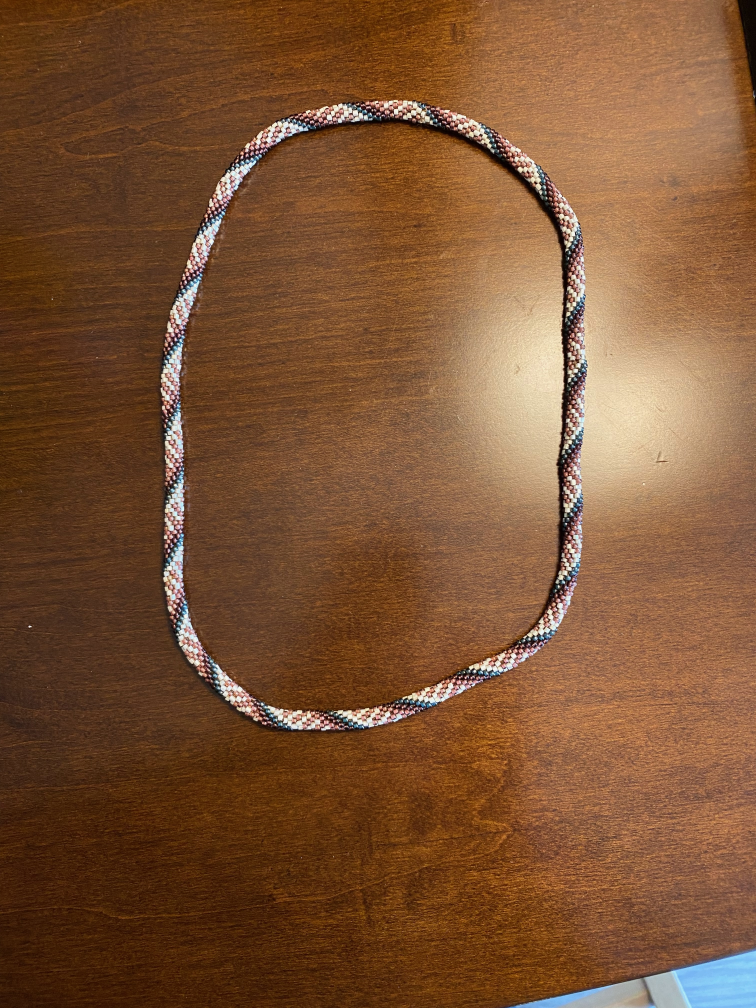
#> input picture bead-example - 1.jpeg, 3024 x 4032 px (shown at 1/4 size)
$ python debug_masks.py '../bead-example - 1.jpeg'
#> lines starting #> are read from the running program, lines starting #| are printed output that depends on the picture; after the words box and inside, x2 and y2 are one past the last pixel; in counts of white or black regions, pixels touching at a corner belong together
#> in main, img is the input picture: PIL image 3024x4032 RGB; mean R, G, B 124.3, 83.4, 52.5
### image-to-pattern/image_to_pattern/segmentation.py
"""Segmentation helpers for bracelet images.

This module stays minimal (Pillow + numpy + optional scipy) and provides:
  - mask_bracelet: quick background separation via brightness threshold,
    with optional morphology cleanup.
  - centerline_from_mask: estimate centerline as the mean row per column.
  - band_widths: estimate bracelet thickness per column for spacing/radius.
"""

from __future__ import annotations

from dataclasses import dataclass
from typing import Iterable, List, Optional, Tuple

import numpy as np
from scipy import ndimage
from skimage import morphology
from skimage import measure
import networkx as nx
from PIL import Image


def mask_bracelet(
    img: Image.Image,
    brightness_threshold: Optional[int] = None,
    min_component_area: Optional[int] = None,
) -> np.ndarray:
    """Return a boolean mask where bracelet pixels are True.

    Assumes light/white background; marks pixels darker than threshold.
    Optionally keeps only the largest connected component above a size
    threshold to drop speckle noise.
    """
    gray = np.array(img.convert("L"))
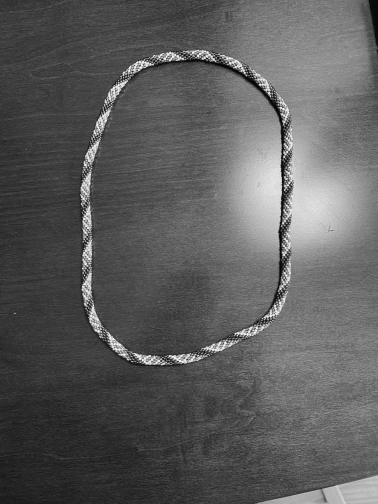
#> gray: shape (4032, 3024) (shown at 1/8 size); min 0, max 254, mean 92.1
    thresh = brightness_threshold if brightness_threshold is not None else otsu_threshold(gray)
    mask = gray <= thresh

    if min_component_area:
        labeled, num = ndimage.label(mask)
        if num > 0:
            sizes = ndimage.sum(mask, labeled, index=range(1, num + 1))
            keep = sizes >= min_component_area
            # Map keep flags back to labels
            if keep.any():
                mask = keep[(labeled - 1).clip(min=0)]

    # Light morphology to close pinholes
    mask = ndimage.binary_closing(mask, iterations=1)
    return mask


@dataclass
class Centerline:
    xs: List[int]
    ys: List[float]


@dataclass
class GeometryEstimate:
    thickness_px: float
    spacing_px: float
    radius_px: float


# [187 lines left out: functions centerline_from_mask, centerline_rmse, midline_between_background, _order_coords, band_widths, estimate_geometry, not called in this run]


def otsu_threshold(gray: np.ndarray) -> int:
    """Compute Otsu's threshold for a grayscale image."""
    if gray.ndim != 2:
        raise ValueError("Expected 2D grayscale array")
    hist, bin_edges = np.histogram(gray.ravel(), bins=256, range=(0, 256))
#> hist = 256 values, max 168622 at index 57, min 0 at index 255, mean 47628; bin_edges = 257 values from 0 to 256
    total = gray.size
    sum_total = np.dot(hist, np.arange(256))
#> sum_total = 1122994435

    sum_b = 0.0
    w_b = 0.0
    max_var = -1.0
    threshold = 0
    for t in range(256):
        w_b += hist[t]
        if w_b == 0:
            continue
        w_f = total - w_b
        if w_f == 0:
            break
        sum_b += t * hist[t]
        m_b = sum_b / w_b
        m_f = (sum_total - sum_b) / w_f
        var_between = w_b * w_f * (m_b - m_f) ** 2
        if var_between > max_var:
            max_var = var_between
            threshold = t
#> this loop made 255 passes
#> (w_b, w_f, sum_b, m_b, m_f, max_var) on passes 1 to 8: (64, 12192704, 0, 0, 92.1, 6.62e+12), (416, 12192352, 352, 0.846, 92.11, 4.22e+13), (1532, 12191236, 2584, 1.69, 92.11, 1.53e+14), (4091, 12188677, 10261, 2.51, 92.13, 4.01e+14), (8142, 12184626, 26465, 3.25, 92.16, 7.84e+14), (12541, 12180227, 48460, 3.86, 92.19, 1.19e+15), (17491, 12175277, 78160, 4.47, 92.23, 1.64e+15), (23814, 12168954, 122421, 5.14, 92.27, 2.2e+15)
    return int(threshold)


# [13 lines left out: function _longest_run, not called in this run]

### image-to-pattern/debug_masks.py
"""Debug: save bracelet mask and background mask."""

import argparse
from pathlib import Path
from PIL import Image
import numpy as np

from image_to_pattern import segmentation


def main():
    parser = argparse.ArgumentParser(description="Save bracelet mask and background mask.")
    parser.add_argument("image", type=Path, help="Input image")
    parser.add_argument("--outdir", type=Path, default=Path("image-to-pattern/debug-output"), help="Output directory")
    args = parser.parse_args()

    args.outdir.mkdir(parents=True, exist_ok=True)
    img = Image.open(args.image).convert("RGB")
    mask = segmentation.mask_bracelet(img)
#> in mask_bracelet, `mask = gray <= thresh`:
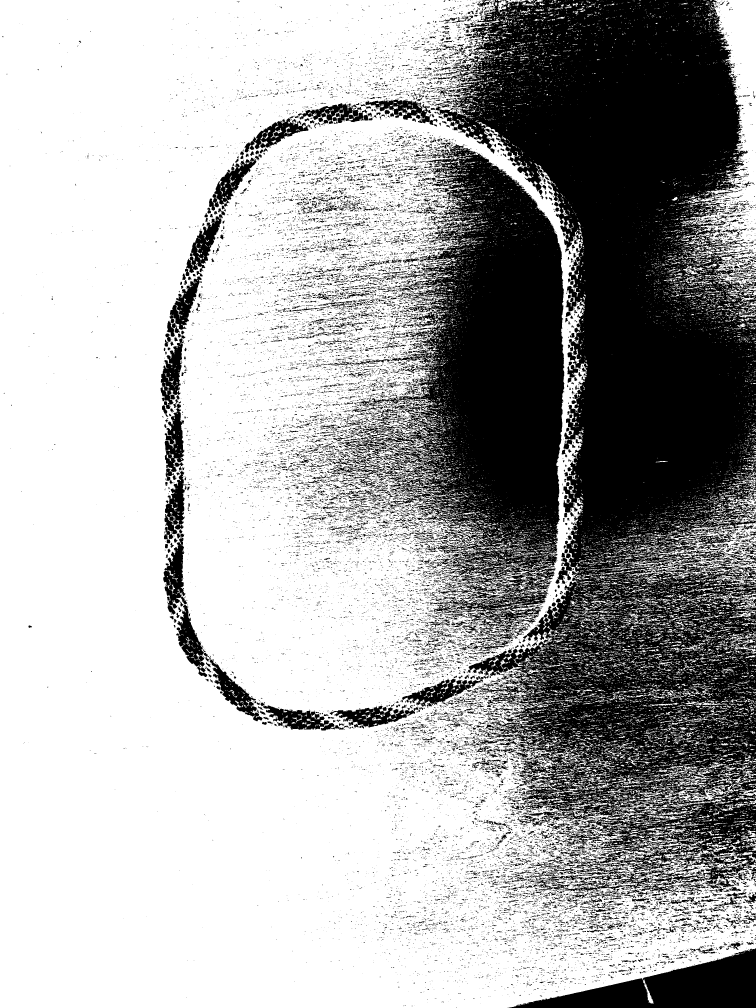
#> mask: shape (4032, 3024) bool (shown at 1/4 size); 67.1% white; 25906 black regions (21233 under 20 px), largest, box (x1, y1, x2, y2) and area: (1741, 0, 3024, 3568) 2430264, (1415, 576, 2258, 2558) 801875, (2030, 3793, 3024, 4032) 111725
#> in mask_bracelet, `mask = ndimage.binary_closing(mask, iterations=1)`:
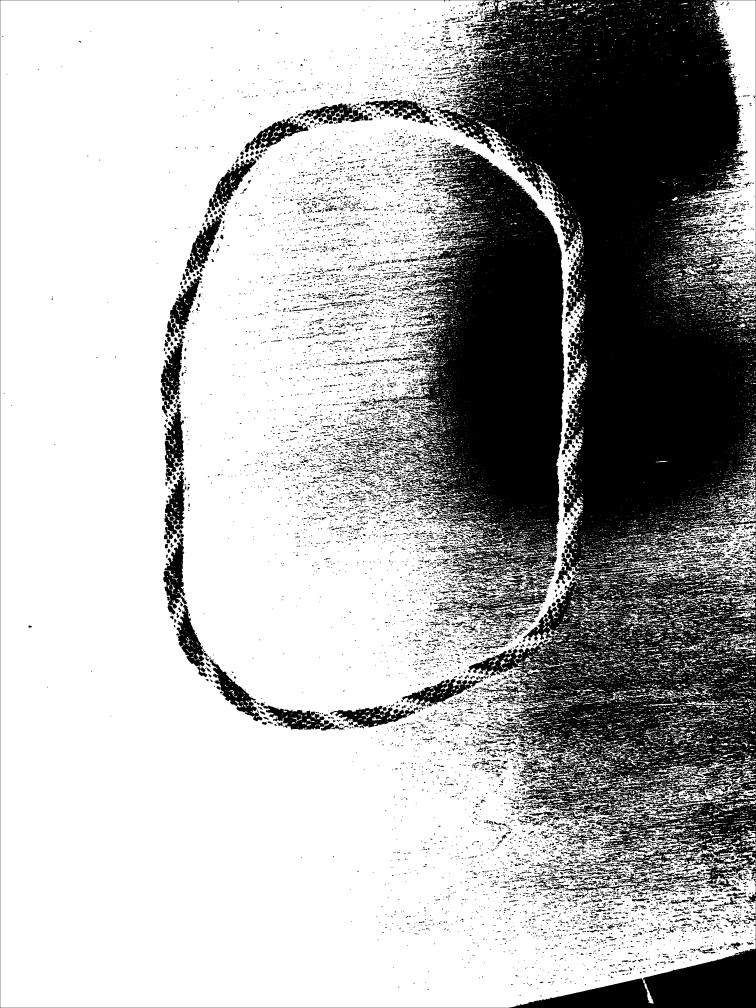
#> mask: shape (4032, 3024) bool (shown at 1/4 size); 68.7% white; 12211 black regions (7721 under 20 px), largest, box (x1, y1, x2, y2) and area: (0, 0, 3024, 4032) 2464493, (1535, 578, 2258, 2316) 718132, (1787, 2262, 2221, 2534) 25798
    mask_img = (mask.astype(np.uint8) * 255)
    bg_img = ((~mask).astype(np.uint8) * 255)
    Image.fromarray(mask_img).save(args.outdir / f"{args.image.stem}-mask.png")
    Image.fromarray(bg_img).save(args.outdir / f"{args.image.stem}-background.png")
    print(f"Saved masks to {args.outdir}")


if __name__ == "__main__":
    main()

$ run again, on bead-example - 3.jpeg
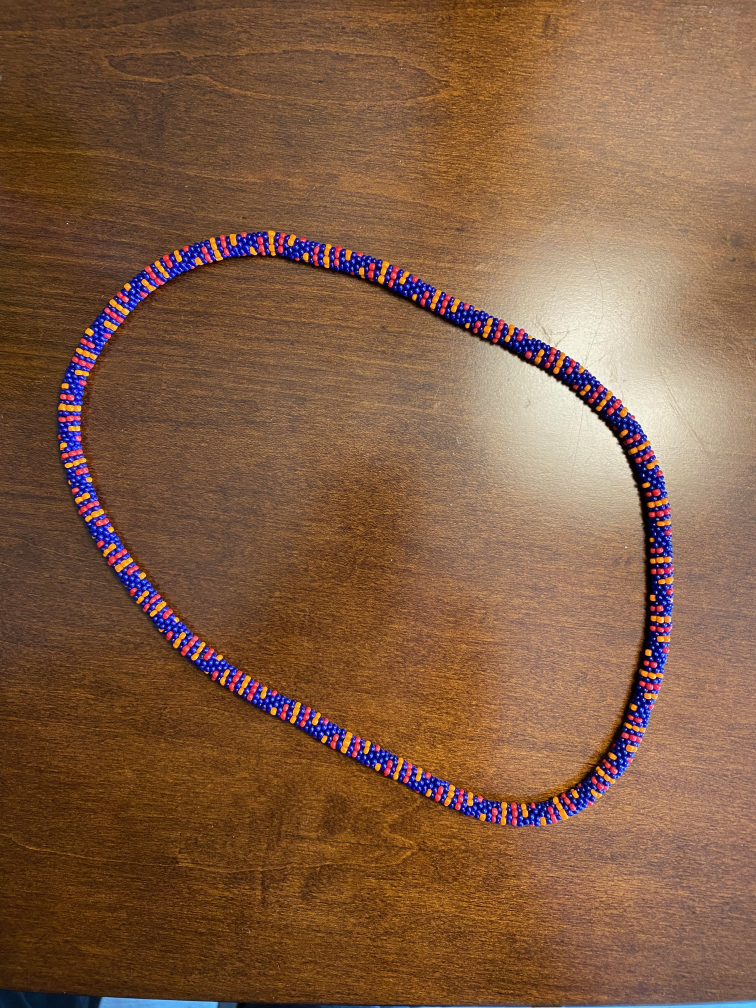
#> input picture bead-example - 3.jpeg, 3024 x 4032 px (shown at 1/4 size)
#> in main, img is the input picture: PIL image 3024x4032 RGB; mean R, G, B 130.4, 93.2, 67.3
#> in mask_bracelet, `gray = np.array(img.convert("L"))`:
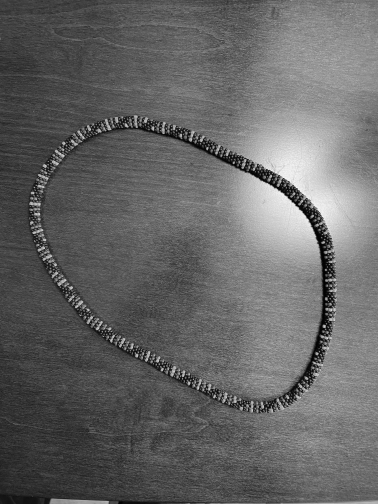
#> gray: shape (4032, 3024) (shown at 1/8 size); min 0, max 250, mean 101.4
#> hist = 256 values, max 124884 at index 75, min 0 at index 251, mean 47628; bin_edges = 257 values from 0 to 256
#> sum_total = 1235800205
#> the loop in otsu_threshold, `for t in range(256):` made 251 passes
#> (w_b, w_f, sum_b, m_b, m_f, max_var) on passes 1 to 8: (284, 12192484, 0, 0, 101.4, 3.56e+13), (4226, 12188542, 3942, 0.933, 101.4, 5.2e+14), (9557, 12183211, 14604, 1.53, 101.4, 1.16e+15), (15520, 12177248, 32493, 2.09, 101.5, 1.87e+15), (21875, 12170893, 57913, 2.65, 101.5, 2.6e+15), (28179, 12164589, 89433, 3.17, 101.6, 3.32e+15), (35243, 12157525, 131817, 3.74, 101.6, 4.11e+15), (43398, 12149370, 188902, 4.35, 101.7, 5e+15)
#> in mask_bracelet, `mask = ndimage.binary_closing(mask, iterations=1)`:
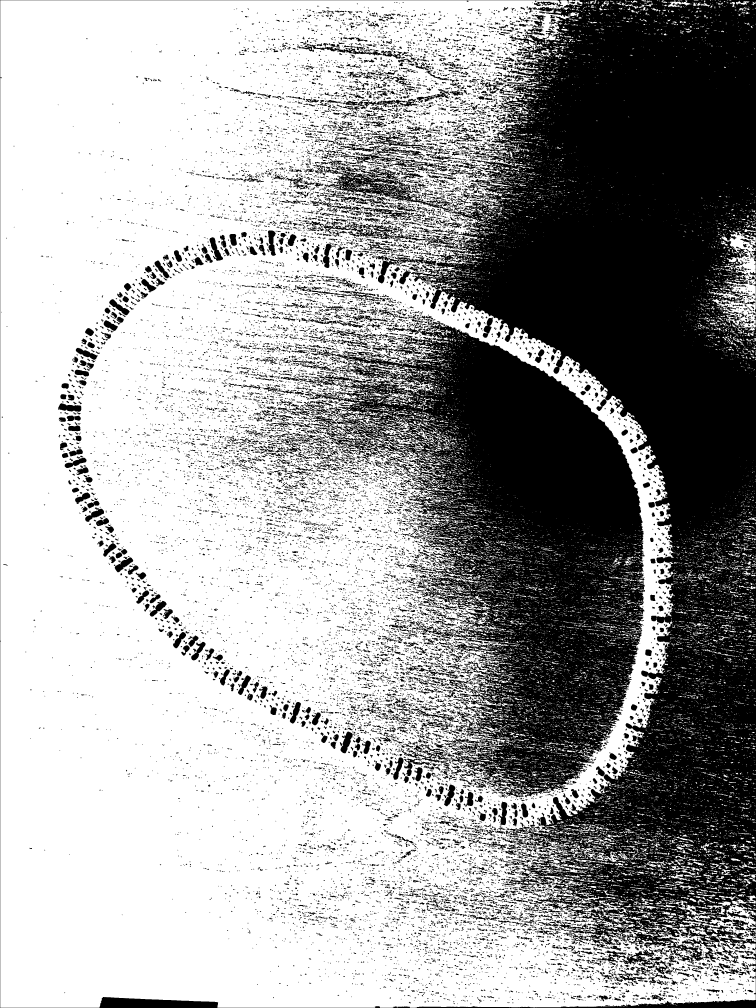
#> mask: shape (4032, 3024) bool (shown at 1/4 size); 63.3% white; 18978 black regions (11725 under 20 px), largest, box (x1, y1, x2, y2) and area: (0, 0, 3024, 4032) 2515080, (1244, 1284, 2580, 3190) 1141426, (1251, 659, 1813, 860) 20468

$ run again, on bead-example - 4.jpeg
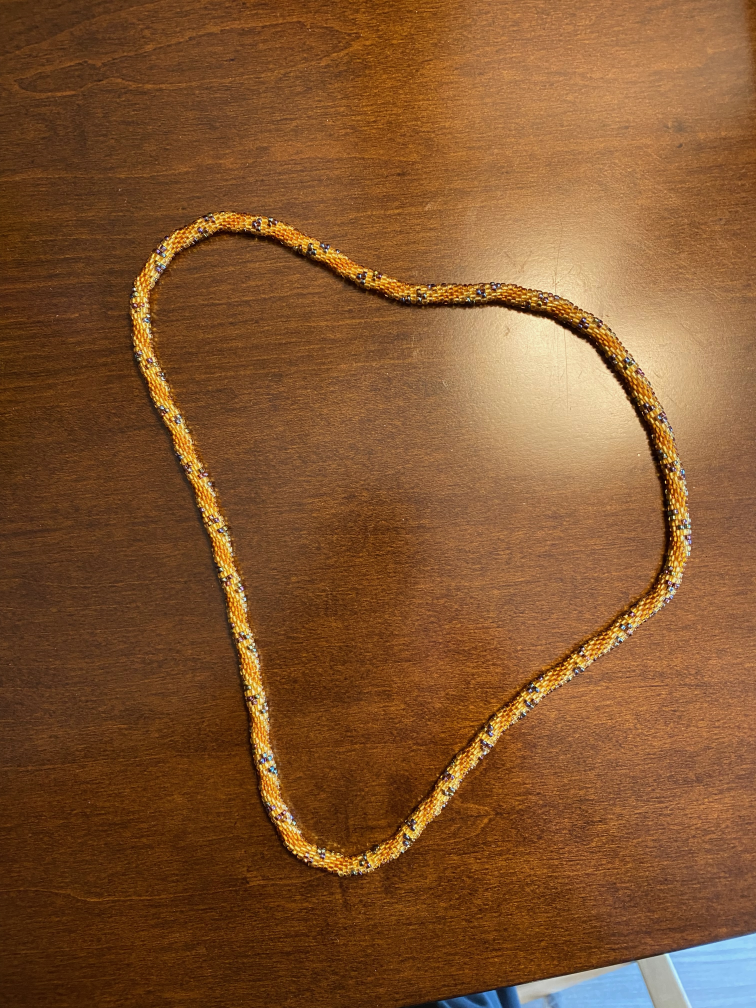
#> input picture bead-example - 4.jpeg, 3024 x 4032 px (shown at 1/4 size)
#> in main, img is the input picture: PIL image 3024x4032 RGB; mean R, G, B 130.4, 85.2, 47
#> in mask_bracelet, `gray = np.array(img.convert("L"))`:
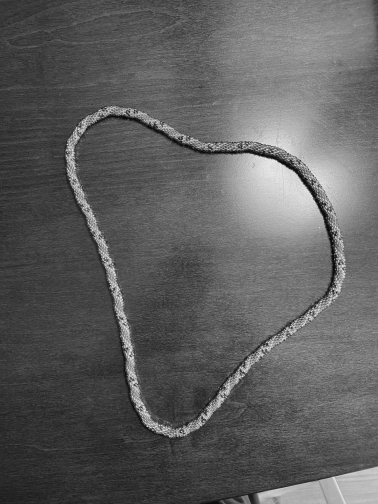
#> gray: shape (4032, 3024) (shown at 1/8 size); min 2, max 252, mean 94.4
#> hist = 256 values, max 155748 at index 60, min 0 at index 0, mean 47628; bin_edges = 257 values from 0 to 256
#> sum_total = 1150880001
#> the loop in otsu_threshold, `for t in range(256):` made 253 passes
#> (w_b, w_f, sum_b, m_b, m_f, max_var) on passes 3 to 10: (3, 12192765, 6, 2, 94.39, 3.12e+11), (30, 12192738, 87, 2.9, 94.39, 3.06e+12), (205, 12192563, 787, 3.84, 94.39, 2.05e+13), (604, 12192164, 2782, 4.61, 94.39, 5.94e+13), (1265, 12191503, 6748, 5.33, 94.4, 1.22e+14), (2577, 12190191, 15932, 6.18, 94.41, 2.45e+14), (4202, 12188566, 28932, 6.89, 94.42, 3.92e+14), (6127, 12186641, 46257, 7.55, 94.43, 5.64e+14)
#> after the loop in otsu_threshold, `for t in range(256):`: max_var = 1.81e+17; sum_b = 1.15e+09; threshold = 106; w_b = 12192768
#> thresh = 106
#> in mask_bracelet, `mask = ndimage.binary_closing(mask, iterations=1)`:
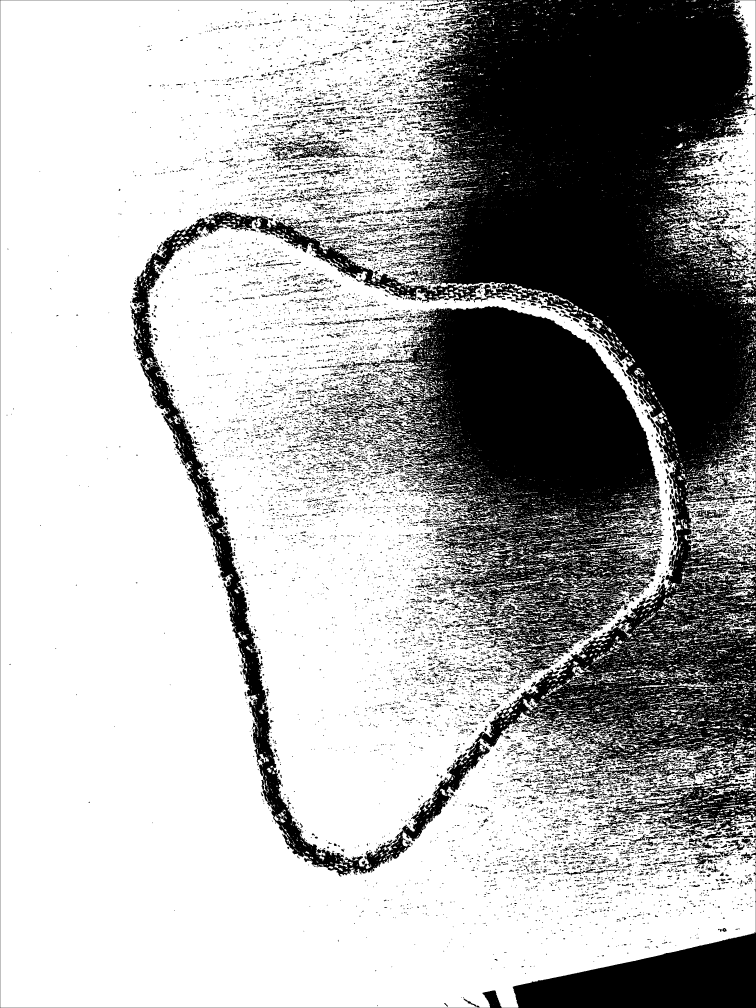
#> mask: shape (4032, 3024) bool (shown at 1/4 size); 67.7% white; 13121 black regions (8037 under 20 px), largest, box (x1, y1, x2, y2) and area: (0, 0, 3024, 4032) 2585200, (1484, 1224, 2655, 2699) 875496, (1074, 562, 1445, 645) 7860
